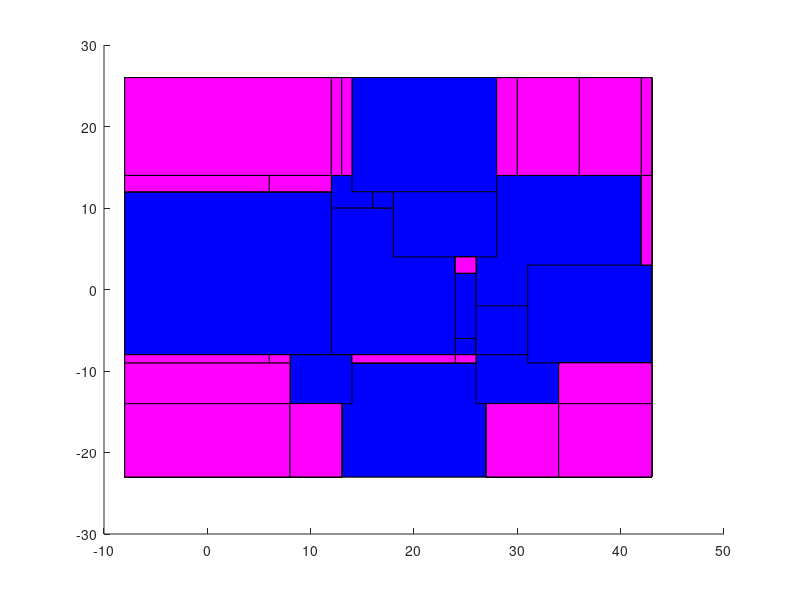

Source code (MATLAB):
close all
 


patch_coords = @(minx, maxx, miny, maxy) [ minx maxx maxx minx ; miny miny maxy maxy]';

hold on

v = patch_coords(-8,43,-23,26); fill(v(:,1),v(:,2),'m')

%patch>>>>>>>>>>>>>>>>>>>>>>>>>>>>>>>>>>>>>>>>>>>>>>>> 
v = patch_coords(13,27,-23,-9); fill(v(:,1),v(:,2),'b')
v = patch_coords(-8,13,-23,-9); fill(v(:,1),v(:,2),'y')
v = patch_coords(-8,13,-9,26); fill(v(:,1),v(:,2),'y')
v = patch_coords(13,27,-9,26); fill(v(:,1),v(:,2),'y')
v = patch_coords(27,43,-23,-9); fill(v(:,1),v(:,2),'y')
v = patch_coords(27,43,-9,26); fill(v(:,1),v(:,2),'y')

%patch>>>>>>>>>>>>>>>>>>>>>>>>>>>>>>>>>>>>>>>>>>>>>>>> 
v = patch_coords(24,26,-8,-6); fill(v(:,1),v(:,2),'b')
v = patch_coords(-8,13,-23,-9); fill(v(:,1),v(:,2),'m')
v = patch_coords(-8,13,-9,26); fill(v(:,1),v(:,2),'m')
v = patch_coords(13,24,-9,-8); fill(v(:,1),v(:,2),'m')
v = patch_coords(13,24,-8,-6); fill(v(:,1),v(:,2),'m')
v = patch_coords(13,24,-6,26); fill(v(:,1),v(:,2),'m')
v = patch_coords(24,26,-9,-8); fill(v(:,1),v(:,2),'m')
v = patch_coords(24,26,-6,26); fill(v(:,1),v(:,2),'m')
v = patch_coords(26,27,-9,-8); fill(v(:,1),v(:,2),'m')
v = patch_coords(26,27,-8,-6); fill(v(:,1),v(:,2),'m')
v = patch_coords(26,27,-6,26); fill(v(:,1),v(:,2),'m')
v = patch_coords(27,43,-23,-9); fill(v(:,1),v(:,2),'m')
v = patch_coords(27,43,-9,26); fill(v(:,1),v(:,2),'m')

%patch>>>>>>>>>>>>>>>>>>>>>>>>>>>>>>>>>>>>>>>>>>>>>>>> 
v = patch_coords(12,18,8,14); fill(v(:,1),v(:,2),'b')
v = patch_coords(-8,13,-23,-9); fill(v(:,1),v(:,2),'y')
v = patch_coords(-8,12,-9,8); fill(v(:,1),v(:,2),'y')
v = patch_coords(-8,12,8,14); fill(v(:,1),v(:,2),'y')
v = patch_coords(-8,12,14,26); fill(v(:,1),v(:,2),'y')
v = patch_coords(12,13,-9,8); fill(v(:,1),v(:,2),'y')
v = patch_coords(12,13,14,26); fill(v(:,1),v(:,2),'y')
v = patch_coords(13,24,-9,-8); fill(v(:,1),v(:,2),'y')
v = patch_coords(13,24,-8,-6); fill(v(:,1),v(:,2),'y')
v = patch_coords(13,18,-6,8); fill(v(:,1),v(:,2),'y')
v = patch_coords(13,18,14,26); fill(v(:,1),v(:,2),'y')
v = patch_coords(18,24,-6,8); fill(v(:,1),v(:,2),'y')
v = patch_coords(18,24,8,14); fill(v(:,1),v(:,2),'y')
v = patch_coords(18,24,14,26); fill(v(:,1),v(:,2),'y')
v = patch_coords(24,26,-9,-8); fill(v(:,1),v(:,2),'y')
v = patch_coords(24,26,-6,26); fill(v(:,1),v(:,2),'y')
v = patch_coords(26,27,-9,-8); fill(v(:,1),v(:,2),'y')
v = patch_coords(26,27,-8,-6); fill(v(:,1),v(:,2),'y')
v = patch_coords(26,27,-6,26); fill(v(:,1),v(:,2),'y')
v = patch_coords(27,43,-23,-9); fill(v(:,1),v(:,2),'y')
v = patch_coords(27,43,-9,26); fill(v(:,1),v(:,2),'y')

%patch>>>>>>>>>>>>>>>>>>>>>>>>>>>>>>>>>>>>>>>>>>>>>>>> 
v = patch_coords(22,30,-6,2); fill(v(:,1),v(:,2),'b')
v = patch_coords(-8,13,-23,-9); fill(v(:,1),v(:,2),'m')
v = patch_coords(-8,12,-9,8); fill(v(:,1),v(:,2),'m')
v = patch_coords(-8,12,8,14); fill(v(:,1),v(:,2),'m')
v = patch_coords(-8,12,14,26); fill(v(:,1),v(:,2),'m')
v = patch_coords(12,13,-9,8); fill(v(:,1),v(:,2),'m')
v = patch_coords(12,13,14,26); fill(v(:,1),v(:,2),'m')
v = patch_coords(13,24,-9,-8); fill(v(:,1),v(:,2),'m')
v = patch_coords(13,22,-8,-6); fill(v(:,1),v(:,2),'m')
v = patch_coords(22,24,-8,-6); fill(v(:,1),v(:,2),'m')
v = patch_coords(13,18,-6,8); fill(v(:,1),v(:,2),'m')
v = patch_coords(13,18,14,26); fill(v(:,1),v(:,2),'m')
v = patch_coords(18,22,-6,2); fill(v(:,1),v(:,2),'m')
v = patch_coords(18,22,2,8); fill(v(:,1),v(:,2),'m')
v = patch_coords(22,24,2,8); fill(v(:,1),v(:,2),'m')
v = patch_coords(18,24,8,14); fill(v(:,1),v(:,2),'m')
v = patch_coords(18,24,14,26); fill(v(:,1),v(:,2),'m')
v = patch_coords(24,26,-9,-8); fill(v(:,1),v(:,2),'m')
v = patch_coords(24,26,2,26); fill(v(:,1),v(:,2),'m')
v = patch_coords(26,27,-9,-8); fill(v(:,1),v(:,2),'m')
v = patch_coords(26,27,-8,-6); fill(v(:,1),v(:,2),'m')
v = patch_coords(26,27,2,26); fill(v(:,1),v(:,2),'m')
v = patch_coords(27,43,-23,-9); fill(v(:,1),v(:,2),'m')
v = patch_coords(27,30,-9,-6); fill(v(:,1),v(:,2),'m')
v = patch_coords(27,30,2,26); fill(v(:,1),v(:,2),'m')
v = patch_coords(30,43,-9,-6); fill(v(:,1),v(:,2),'m')
v = patch_coords(30,43,-6,2); fill(v(:,1),v(:,2),'m')
v = patch_coords(30,43,2,26); fill(v(:,1),v(:,2),'m')

%patch>>>>>>>>>>>>>>>>>>>>>>>>>>>>>>>>>>>>>>>>>>>>>>>> 
v = patch_coords(26,34,-14,-6); fill(v(:,1),v(:,2),'b')
v = patch_coords(-8,13,-23,-9); fill(v(:,1),v(:,2),'y')
v = patch_coords(-8,12,-9,8); fill(v(:,1),v(:,2),'y')
v = patch_coords(-8,12,8,14); fill(v(:,1),v(:,2),'y')
v = patch_coords(-8,12,14,26); fill(v(:,1),v(:,2),'y')
v = patch_coords(12,13,-9,8); fill(v(:,1),v(:,2),'y')
v = patch_coords(12,13,14,26); fill(v(:,1),v(:,2),'y')
v = patch_coords(13,24,-9,-8); fill(v(:,1),v(:,2),'y')
v = patch_coords(13,22,-8,-6); fill(v(:,1),v(:,2),'y')
v = patch_coords(22,24,-8,-6); fill(v(:,1),v(:,2),'y')
v = patch_coords(13,18,-6,8); fill(v(:,1),v(:,2),'y')
v = patch_coords(13,18,14,26); fill(v(:,1),v(:,2),'y')
v = patch_coords(18,22,-6,2); fill(v(:,1),v(:,2),'y')
v = patch_coords(18,22,2,8); fill(v(:,1),v(:,2),'y')
v = patch_coords(22,24,2,8); fill(v(:,1),v(:,2),'y')
v = patch_coords(18,24,8,14); fill(v(:,1),v(:,2),'y')
v = patch_coords(18,24,14,26); fill(v(:,1),v(:,2),'y')
v = patch_coords(24,26,-9,-8); fill(v(:,1),v(:,2),'y')
v = patch_coords(24,26,2,26); fill(v(:,1),v(:,2),'y')
v = patch_coords(26,27,2,26); fill(v(:,1),v(:,2),'y')
v = patch_coords(27,34,-23,-14); fill(v(:,1),v(:,2),'y')
v = patch_coords(34,43,-23,-14); fill(v(:,1),v(:,2),'y')
v = patch_coords(34,43,-14,-9); fill(v(:,1),v(:,2),'y')
v = patch_coords(27,30,2,26); fill(v(:,1),v(:,2),'y')
v = patch_coords(34,43,-9,-6); fill(v(:,1),v(:,2),'y')
v = patch_coords(30,34,-6,2); fill(v(:,1),v(:,2),'y')
v = patch_coords(34,43,-6,2); fill(v(:,1),v(:,2),'y')
v = patch_coords(30,43,2,26); fill(v(:,1),v(:,2),'y')

%patch>>>>>>>>>>>>>>>>>>>>>>>>>>>>>>>>>>>>>>>>>>>>>>>> 
v = patch_coords(26,36,-8,2); fill(v(:,1),v(:,2),'b')
v = patch_coords(-8,13,-23,-9); fill(v(:,1),v(:,2),'m')
v = patch_coords(-8,12,-9,8); fill(v(:,1),v(:,2),'m')
v = patch_coords(-8,12,8,14); fill(v(:,1),v(:,2),'m')
v = patch_coords(-8,12,14,26); fill(v(:,1),v(:,2),'m')
v = patch_coords(12,13,-9,8); fill(v(:,1),v(:,2),'m')
v = patch_coords(12,13,14,26); fill(v(:,1),v(:,2),'m')
v = patch_coords(13,24,-9,-8); fill(v(:,1),v(:,2),'m')
v = patch_coords(13,22,-8,-6); fill(v(:,1),v(:,2),'m')
v = patch_coords(22,24,-8,-6); fill(v(:,1),v(:,2),'m')
v = patch_coords(13,18,-6,8); fill(v(:,1),v(:,2),'m')
v = patch_coords(13,18,14,26); fill(v(:,1),v(:,2),'m')
v = patch_coords(18,22,-6,2); fill(v(:,1),v(:,2),'m')
v = patch_coords(18,22,2,8); fill(v(:,1),v(:,2),'m')
v = patch_coords(22,24,2,8); fill(v(:,1),v(:,2),'m')
v = patch_coords(18,24,8,14); fill(v(:,1),v(:,2),'m')
v = patch_coords(18,24,14,26); fill(v(:,1),v(:,2),'m')
v = patch_coords(24,26,-9,-8); fill(v(:,1),v(:,2),'m')
v = patch_coords(24,26,2,26); fill(v(:,1),v(:,2),'m')
v = patch_coords(26,27,2,26); fill(v(:,1),v(:,2),'m')
v = patch_coords(27,34,-23,-14); fill(v(:,1),v(:,2),'m')
v = patch_coords(34,43,-23,-14); fill(v(:,1),v(:,2),'m')
v = patch_coords(34,43,-14,-9); fill(v(:,1),v(:,2),'m')
v = patch_coords(27,30,2,26); fill(v(:,1),v(:,2),'m')
v = patch_coords(34,36,-9,-8); fill(v(:,1),v(:,2),'m')
v = patch_coords(36,43,-9,-8); fill(v(:,1),v(:,2),'m')
v = patch_coords(36,43,-8,-6); fill(v(:,1),v(:,2),'m')
v = patch_coords(36,43,-6,2); fill(v(:,1),v(:,2),'m')
v = patch_coords(30,36,2,26); fill(v(:,1),v(:,2),'m')
v = patch_coords(36,43,2,26); fill(v(:,1),v(:,2),'m')

%patch>>>>>>>>>>>>>>>>>>>>>>>>>>>>>>>>>>>>>>>>>>>>>>>> 
v = patch_coords(6,24,-8,10); fill(v(:,1),v(:,2),'b')
v = patch_coords(-8,13,-23,-9); fill(v(:,1),v(:,2),'y')
v = patch_coords(-8,6,-9,-8); fill(v(:,1),v(:,2),'y')
v = patch_coords(-8,6,-8,8); fill(v(:,1),v(:,2),'y')
v = patch_coords(6,12,-9,-8); fill(v(:,1),v(:,2),'y')
v = patch_coords(-8,6,8,10); fill(v(:,1),v(:,2),'y')
v = patch_coords(-8,6,10,14); fill(v(:,1),v(:,2),'y')
v = patch_coords(6,12,10,14); fill(v(:,1),v(:,2),'y')
v = patch_coords(-8,12,14,26); fill(v(:,1),v(:,2),'y')
v = patch_coords(12,13,-9,-8); fill(v(:,1),v(:,2),'y')
v = patch_coords(12,13,14,26); fill(v(:,1),v(:,2),'y')
v = patch_coords(13,24,-9,-8); fill(v(:,1),v(:,2),'y')
v = patch_coords(13,18,14,26); fill(v(:,1),v(:,2),'y')
v = patch_coords(18,24,10,14); fill(v(:,1),v(:,2),'y')
v = patch_coords(18,24,14,26); fill(v(:,1),v(:,2),'y')
v = patch_coords(24,26,-9,-8); fill(v(:,1),v(:,2),'y')
v = patch_coords(24,26,2,10); fill(v(:,1),v(:,2),'y')
v = patch_coords(24,26,10,26); fill(v(:,1),v(:,2),'y')
v = patch_coords(26,27,2,26); fill(v(:,1),v(:,2),'y')
v = patch_coords(27,34,-23,-14); fill(v(:,1),v(:,2),'y')
v = patch_coords(34,43,-23,-14); fill(v(:,1),v(:,2),'y')
v = patch_coords(34,43,-14,-9); fill(v(:,1),v(:,2),'y')
v = patch_coords(27,30,2,26); fill(v(:,1),v(:,2),'y')
v = patch_coords(34,36,-9,-8); fill(v(:,1),v(:,2),'y')
v = patch_coords(36,43,-9,-8); fill(v(:,1),v(:,2),'y')
v = patch_coords(36,43,-8,-6); fill(v(:,1),v(:,2),'y')
v = patch_coords(36,43,-6,2); fill(v(:,1),v(:,2),'y')
v = patch_coords(30,36,2,26); fill(v(:,1),v(:,2),'y')
v = patch_coords(36,43,2,26); fill(v(:,1),v(:,2),'y')

%patch>>>>>>>>>>>>>>>>>>>>>>>>>>>>>>>>>>>>>>>>>>>>>>>> 
v = patch_coords(-8,12,-8,12); fill(v(:,1),v(:,2),'b')
v = patch_coords(-8,13,-23,-9); fill(v(:,1),v(:,2),'m')
v = patch_coords(-8,6,-9,-8); fill(v(:,1),v(:,2),'m')
v = patch_coords(6,12,-9,-8); fill(v(:,1),v(:,2),'m')
v = patch_coords(-8,6,12,14); fill(v(:,1),v(:,2),'m')
v = patch_coords(6,12,12,14); fill(v(:,1),v(:,2),'m')
v = patch_coords(-8,12,14,26); fill(v(:,1),v(:,2),'m')
v = patch_coords(12,13,-9,-8); fill(v(:,1),v(:,2),'m')
v = patch_coords(12,13,14,26); fill(v(:,1),v(:,2),'m')
v = patch_coords(13,24,-9,-8); fill(v(:,1),v(:,2),'m')
v = patch_coords(13,18,14,26); fill(v(:,1),v(:,2),'m')
v = patch_coords(18,24,10,14); fill(v(:,1),v(:,2),'m')
v = patch_coords(18,24,14,26); fill(v(:,1),v(:,2),'m')
v = patch_coords(24,26,-9,-8); fill(v(:,1),v(:,2),'m')
v = patch_coords(24,26,2,10); fill(v(:,1),v(:,2),'m')
v = patch_coords(24,26,10,26); fill(v(:,1),v(:,2),'m')
v = patch_coords(26,27,2,26); fill(v(:,1),v(:,2),'m')
v = patch_coords(27,34,-23,-14); fill(v(:,1),v(:,2),'m')
v = patch_coords(34,43,-23,-14); fill(v(:,1),v(:,2),'m')
v = patch_coords(34,43,-14,-9); fill(v(:,1),v(:,2),'m')
v = patch_coords(27,30,2,26); fill(v(:,1),v(:,2),'m')
v = patch_coords(34,36,-9,-8); fill(v(:,1),v(:,2),'m')
v = patch_coords(36,43,-9,-8); fill(v(:,1),v(:,2),'m')
v = patch_coords(36,43,-8,-6); fill(v(:,1),v(:,2),'m')
v = patch_coords(36,43,-6,2); fill(v(:,1),v(:,2),'m')
v = patch_coords(30,36,2,26); fill(v(:,1),v(:,2),'m')
v = patch_coords(36,43,2,26); fill(v(:,1),v(:,2),'m')

%patch>>>>>>>>>>>>>>>>>>>>>>>>>>>>>>>>>>>>>>>>>>>>>>>> 
v = patch_coords(8,14,-14,-8); fill(v(:,1),v(:,2),'b')
v = patch_coords(-8,8,-23,-14); fill(v(:,1),v(:,2),'y')
v = patch_coords(-8,8,-14,-9); fill(v(:,1),v(:,2),'y')
v = patch_coords(8,13,-23,-14); fill(v(:,1),v(:,2),'y')
v = patch_coords(-8,6,-9,-8); fill(v(:,1),v(:,2),'y')
v = patch_coords(6,8,-9,-8); fill(v(:,1),v(:,2),'y')
v = patch_coords(-8,6,12,14); fill(v(:,1),v(:,2),'y')
v = patch_coords(6,12,12,14); fill(v(:,1),v(:,2),'y')
v = patch_coords(-8,12,14,26); fill(v(:,1),v(:,2),'y')
v = patch_coords(12,13,14,26); fill(v(:,1),v(:,2),'y')
v = patch_coords(14,24,-9,-8); fill(v(:,1),v(:,2),'y')
v = patch_coords(13,18,14,26); fill(v(:,1),v(:,2),'y')
v = patch_coords(18,24,10,14); fill(v(:,1),v(:,2),'y')
v = patch_coords(18,24,14,26); fill(v(:,1),v(:,2),'y')
v = patch_coords(24,26,-9,-8); fill(v(:,1),v(:,2),'y')
v = patch_coords(24,26,2,10); fill(v(:,1),v(:,2),'y')
v = patch_coords(24,26,10,26); fill(v(:,1),v(:,2),'y')
v = patch_coords(26,27,2,26); fill(v(:,1),v(:,2),'y')
v = patch_coords(27,34,-23,-14); fill(v(:,1),v(:,2),'y')
v = patch_coords(34,43,-23,-14); fill(v(:,1),v(:,2),'y')
v = patch_coords(34,43,-14,-9); fill(v(:,1),v(:,2),'y')
v = patch_coords(27,30,2,26); fill(v(:,1),v(:,2),'y')
v = patch_coords(34,36,-9,-8); fill(v(:,1),v(:,2),'y')
v = patch_coords(36,43,-9,-8); fill(v(:,1),v(:,2),'y')
v = patch_coords(36,43,-8,-6); fill(v(:,1),v(:,2),'y')
v = patch_coords(36,43,-6,2); fill(v(:,1),v(:,2),'y')
v = patch_coords(30,36,2,26); fill(v(:,1),v(:,2),'y')
v = patch_coords(36,43,2,26); fill(v(:,1),v(:,2),'y')

%patch>>>>>>>>>>>>>>>>>>>>>>>>>>>>>>>>>>>>>>>>>>>>>>>> 
v = patch_coords(26,42,-2,14); fill(v(:,1),v(:,2),'b')
v = patch_coords(-8,8,-23,-14); fill(v(:,1),v(:,2),'m')
v = patch_coords(-8,8,-14,-9); fill(v(:,1),v(:,2),'m')
v = patch_coords(8,13,-23,-14); fill(v(:,1),v(:,2),'m')
v = patch_coords(-8,6,-9,-8); fill(v(:,1),v(:,2),'m')
v = patch_coords(6,8,-9,-8); fill(v(:,1),v(:,2),'m')
v = patch_coords(-8,6,12,14); fill(v(:,1),v(:,2),'m')
v = patch_coords(6,12,12,14); fill(v(:,1),v(:,2),'m')
v = patch_coords(-8,12,14,26); fill(v(:,1),v(:,2),'m')
v = patch_coords(12,13,14,26); fill(v(:,1),v(:,2),'m')
v = patch_coords(14,24,-9,-8); fill(v(:,1),v(:,2),'m')
v = patch_coords(13,18,14,26); fill(v(:,1),v(:,2),'m')
v = patch_coords(18,24,10,14); fill(v(:,1),v(:,2),'m')
v = patch_coords(18,24,14,26); fill(v(:,1),v(:,2),'m')
v = patch_coords(24,26,-9,-8); fill(v(:,1),v(:,2),'m')
v = patch_coords(24,26,2,10); fill(v(:,1),v(:,2),'m')
v = patch_coords(24,26,10,14); fill(v(:,1),v(:,2),'m')
v = patch_coords(24,26,14,26); fill(v(:,1),v(:,2),'m')
v = patch_coords(26,27,14,26); fill(v(:,1),v(:,2),'m')
v = patch_coords(27,34,-23,-14); fill(v(:,1),v(:,2),'m')
v = patch_coords(34,43,-23,-14); fill(v(:,1),v(:,2),'m')
v = patch_coords(34,43,-14,-9); fill(v(:,1),v(:,2),'m')
v = patch_coords(27,30,14,26); fill(v(:,1),v(:,2),'m')
v = patch_coords(34,36,-9,-8); fill(v(:,1),v(:,2),'m')
v = patch_coords(36,43,-9,-8); fill(v(:,1),v(:,2),'m')
v = patch_coords(36,43,-8,-6); fill(v(:,1),v(:,2),'m')
v = patch_coords(36,42,-6,-2); fill(v(:,1),v(:,2),'m')
v = patch_coords(42,43,-6,-2); fill(v(:,1),v(:,2),'m')
v = patch_coords(42,43,-2,2); fill(v(:,1),v(:,2),'m')
v = patch_coords(30,36,14,26); fill(v(:,1),v(:,2),'m')
v = patch_coords(36,42,14,26); fill(v(:,1),v(:,2),'m')
v = patch_coords(42,43,2,14); fill(v(:,1),v(:,2),'m')
v = patch_coords(42,43,14,26); fill(v(:,1),v(:,2),'m')

%patch>>>>>>>>>>>>>>>>>>>>>>>>>>>>>>>>>>>>>>>>>>>>>>>> 
v = patch_coords(31,43,-9,3); fill(v(:,1),v(:,2),'b')
v = patch_coords(-8,8,-23,-14); fill(v(:,1),v(:,2),'y')
v = patch_coords(-8,8,-14,-9); fill(v(:,1),v(:,2),'y')
v = patch_coords(8,13,-23,-14); fill(v(:,1),v(:,2),'y')
v = patch_coords(-8,6,-9,-8); fill(v(:,1),v(:,2),'y')
v = patch_coords(6,8,-9,-8); fill(v(:,1),v(:,2),'y')
v = patch_coords(-8,6,12,14); fill(v(:,1),v(:,2),'y')
v = patch_coords(6,12,12,14); fill(v(:,1),v(:,2),'y')
v = patch_coords(-8,12,14,26); fill(v(:,1),v(:,2),'y')
v = patch_coords(12,13,14,26); fill(v(:,1),v(:,2),'y')
v = patch_coords(14,24,-9,-8); fill(v(:,1),v(:,2),'y')
v = patch_coords(13,18,14,26); fill(v(:,1),v(:,2),'y')
v = patch_coords(18,24,10,14); fill(v(:,1),v(:,2),'y')
v = patch_coords(18,24,14,26); fill(v(:,1),v(:,2),'y')
v = patch_coords(24,26,-9,-8); fill(v(:,1),v(:,2),'y')
v = patch_coords(24,26,2,10); fill(v(:,1),v(:,2),'y')
v = patch_coords(24,26,10,14); fill(v(:,1),v(:,2),'y')
v = patch_coords(24,26,14,26); fill(v(:,1),v(:,2),'y')
v = patch_coords(26,27,14,26); fill(v(:,1),v(:,2),'y')
v = patch_coords(27,34,-23,-14); fill(v(:,1),v(:,2),'y')
v = patch_coords(34,43,-23,-14); fill(v(:,1),v(:,2),'y')
v = patch_coords(34,43,-14,-9); fill(v(:,1),v(:,2),'y')
v = patch_coords(27,30,14,26); fill(v(:,1),v(:,2),'y')
v = patch_coords(30,36,14,26); fill(v(:,1),v(:,2),'y')
v = patch_coords(36,42,14,26); fill(v(:,1),v(:,2),'y')
v = patch_coords(42,43,3,14); fill(v(:,1),v(:,2),'y')
v = patch_coords(42,43,14,26); fill(v(:,1),v(:,2),'y')

%patch>>>>>>>>>>>>>>>>>>>>>>>>>>>>>>>>>>>>>>>>>>>>>>>> 
v = patch_coords(18,28,4,14); fill(v(:,1),v(:,2),'b')
v = patch_coords(-8,8,-23,-14); fill(v(:,1),v(:,2),'m')
v = patch_coords(-8,8,-14,-9); fill(v(:,1),v(:,2),'m')
v = patch_coords(8,13,-23,-14); fill(v(:,1),v(:,2),'m')
v = patch_coords(-8,6,-9,-8); fill(v(:,1),v(:,2),'m')
v = patch_coords(6,8,-9,-8); fill(v(:,1),v(:,2),'m')
v = patch_coords(-8,6,12,14); fill(v(:,1),v(:,2),'m')
v = patch_coords(6,12,12,14); fill(v(:,1),v(:,2),'m')
v = patch_coords(-8,12,14,26); fill(v(:,1),v(:,2),'m')
v = patch_coords(12,13,14,26); fill(v(:,1),v(:,2),'m')
v = patch_coords(14,24,-9,-8); fill(v(:,1),v(:,2),'m')
v = patch_coords(13,18,14,26); fill(v(:,1),v(:,2),'m')
v = patch_coords(18,24,14,26); fill(v(:,1),v(:,2),'m')
v = patch_coords(24,26,-9,-8); fill(v(:,1),v(:,2),'m')
v = patch_coords(24,26,2,4); fill(v(:,1),v(:,2),'m')
v = patch_coords(24,26,14,26); fill(v(:,1),v(:,2),'m')
v = patch_coords(26,27,14,26); fill(v(:,1),v(:,2),'m')
v = patch_coords(27,34,-23,-14); fill(v(:,1),v(:,2),'m')
v = patch_coords(34,43,-23,-14); fill(v(:,1),v(:,2),'m')
v = patch_coords(34,43,-14,-9); fill(v(:,1),v(:,2),'m')
v = patch_coords(27,28,14,26); fill(v(:,1),v(:,2),'m')
v = patch_coords(28,30,14,26); fill(v(:,1),v(:,2),'m')
v = patch_coords(30,36,14,26); fill(v(:,1),v(:,2),'m')
v = patch_coords(36,42,14,26); fill(v(:,1),v(:,2),'m')
v = patch_coords(42,43,3,14); fill(v(:,1),v(:,2),'m')
v = patch_coords(42,43,14,26); fill(v(:,1),v(:,2),'m')

%patch>>>>>>>>>>>>>>>>>>>>>>>>>>>>>>>>>>>>>>>>>>>>>>>> 
v = patch_coords(16,18,10,12); fill(v(:,1),v(:,2),'b')
v = patch_coords(-8,8,-23,-14); fill(v(:,1),v(:,2),'y')
v = patch_coords(-8,8,-14,-9); fill(v(:,1),v(:,2),'y')
v = patch_coords(8,13,-23,-14); fill(v(:,1),v(:,2),'y')
v = patch_coords(-8,6,-9,-8); fill(v(:,1),v(:,2),'y')
v = patch_coords(6,8,-9,-8); fill(v(:,1),v(:,2),'y')
v = patch_coords(-8,6,12,14); fill(v(:,1),v(:,2),'y')
v = patch_coords(6,12,12,14); fill(v(:,1),v(:,2),'y')
v = patch_coords(-8,12,14,26); fill(v(:,1),v(:,2),'y')
v = patch_coords(12,13,14,26); fill(v(:,1),v(:,2),'y')
v = patch_coords(14,24,-9,-8); fill(v(:,1),v(:,2),'y')
v = patch_coords(13,18,14,26); fill(v(:,1),v(:,2),'y')
v = patch_coords(18,24,14,26); fill(v(:,1),v(:,2),'y')
v = patch_coords(24,26,-9,-8); fill(v(:,1),v(:,2),'y')
v = patch_coords(24,26,2,4); fill(v(:,1),v(:,2),'y')
v = patch_coords(24,26,14,26); fill(v(:,1),v(:,2),'y')
v = patch_coords(26,27,14,26); fill(v(:,1),v(:,2),'y')
v = patch_coords(27,34,-23,-14); fill(v(:,1),v(:,2),'y')
v = patch_coords(34,43,-23,-14); fill(v(:,1),v(:,2),'y')
v = patch_coords(34,43,-14,-9); fill(v(:,1),v(:,2),'y')
v = patch_coords(27,28,14,26); fill(v(:,1),v(:,2),'y')
v = patch_coords(28,30,14,26); fill(v(:,1),v(:,2),'y')
v = patch_coords(30,36,14,26); fill(v(:,1),v(:,2),'y')
v = patch_coords(36,42,14,26); fill(v(:,1),v(:,2),'y')
v = patch_coords(42,43,3,14); fill(v(:,1),v(:,2),'y')
v = patch_coords(42,43,14,26); fill(v(:,1),v(:,2),'y')

%patch>>>>>>>>>>>>>>>>>>>>>>>>>>>>>>>>>>>>>>>>>>>>>>>> 
v = patch_coords(14,28,12,26); fill(v(:,1),v(:,2),'b')
v = patch_coords(-8,8,-23,-14); fill(v(:,1),v(:,2),'m')
v = patch_coords(-8,8,-14,-9); fill(v(:,1),v(:,2),'m')
v = patch_coords(8,13,-23,-14); fill(v(:,1),v(:,2),'m')
v = patch_coords(-8,6,-9,-8); fill(v(:,1),v(:,2),'m')
v = patch_coords(6,8,-9,-8); fill(v(:,1),v(:,2),'m')
v = patch_coords(-8,6,12,14); fill(v(:,1),v(:,2),'m')
v = patch_coords(6,12,12,14); fill(v(:,1),v(:,2),'m')
v = patch_coords(-8,12,14,26); fill(v(:,1),v(:,2),'m')
v = patch_coords(12,13,14,26); fill(v(:,1),v(:,2),'m')
v = patch_coords(14,24,-9,-8); fill(v(:,1),v(:,2),'m')
v = patch_coords(13,14,14,26); fill(v(:,1),v(:,2),'m')
v = patch_coords(24,26,-9,-8); fill(v(:,1),v(:,2),'m')
v = patch_coords(24,26,2,4); fill(v(:,1),v(:,2),'m')
v = patch_coords(27,34,-23,-14); fill(v(:,1),v(:,2),'m')
v = patch_coords(34,43,-23,-14); fill(v(:,1),v(:,2),'m')
v = patch_coords(34,43,-14,-9); fill(v(:,1),v(:,2),'m')
v = patch_coords(28,30,14,26); fill(v(:,1),v(:,2),'m')
v = patch_coords(30,36,14,26); fill(v(:,1),v(:,2),'m')
v = patch_coords(36,42,14,26); fill(v(:,1),v(:,2),'m')
v = patch_coords(42,43,3,14); fill(v(:,1),v(:,2),'m')
v = patch_coords(42,43,14,26); fill(v(:,1),v(:,2),'m')